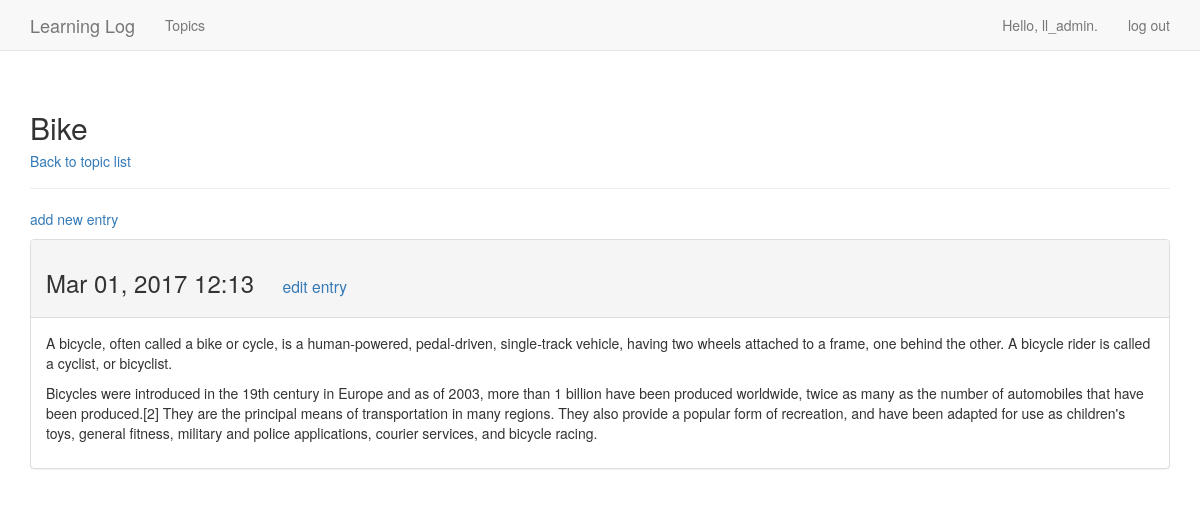
The page /topics/3/ (signed in) on the database its author committed.
### learning_logs/models.py (models this page shows, shortened)
class Topic(models.Model):
    text = models.CharField(max_length = 200)
    date_added = models.DateTimeField(auto_now_add = True)
    owner = models.ForeignKey(User)
    def __str__(self):
        return self.text

class Entry(models.Model):
    topic = models.ForeignKey(Topic)
    text = models.TextField()
    date_added = models.DateTimeField(auto_now_add = True)
    class Meta:
        verbose_name_plural = 'entries'

### learning_logs/views.py (the view)
# urls.py: url(r'^topics/(?P<topic_id>\d+)/$', views.topic, name = 'topic'),
@login_required
def topic(request,topic_id):
    topic = Topic.objects.get(id = topic_id)
    if topic.owner != request.user:
        raise Http404
    entries = topic.entry_set.order_by('-date_added')
    context = {'topic' : topic, 'entries' : entries}
    return render(request, 'learning_logs/topic.html', context)

### learning_logs/templates/learning_logs/topic.html (shortened to what this page needs)
{% extends 'learning_logs/base.html' %}
{% block header %}
  <h2>{{ topic }}
    <h5><a href = "{% url 'learning_logs:topics' %}">Back to topic list</a></h5>
  </h2>
{% endblock header %}
{% block content %}
  <p>
    <a href="{% url 'learning_logs:new_entry' topic.id %}">add new entry</a>
  </p>
  {% for entry in entries %}
    <div class="panel panel-default">
      <div class="panel-heading">
        <h3>
          {{ entry.date_added|date:'M d, Y H:i' }}
          <small>
            <a href="{% url 'learning_logs:edit_entry' entry.id %}">
              edit entry</a>
          </small>
        </h3>
      </div>
      <div class="panel-body">
        {{ entry.text|linebreaks }}
      </div>
    </div>
  {% empty %}
    There are no entries for this topic yet.
  {% endfor %}
{% endblock content %}

### learning_logs/templates/learning_logs/base.html (shortened to what this page needs)
{% load bootstrap3 %}
<!DOCTYPE html>
<html lang = "en">
  <head>
    {% bootstrap_css %}
  </head>
  <body>
    <nav class = "navbar navbar-default navbar-static-top">
      <div class = "container">
        <div class="navbar-header">
          <a class="navbar-brand" href="{% url 'learning_logs:index' %}">
              Learning Log</a>
        </div>
        <div id="navbar" class="navbar-collapse collapse">
          <ul class="nav navbar-nav">
            <li><a href="{% url 'learning_logs:topics' %}">Topics</a></li>
          </ul>
          <ul class="nav navbar-nav navbar-right">
            {% if user.is_authenticated %}
              <li><a>Hello, {{ user.username }}.</a></li>
              <li><a href="{% url 'users:logout' %}">log out</a></li>
            {% else %}
              <li><a href="{% url 'users:register' %}">register</a></li>
              <li><a href="{% url 'users:login' %}">log in</a></li>
            {% endif %}
          </ul>
        </div>
      </div>
    </nav>
    <div class="container">
      <div class="page-header">
        {% block header %}{% endblock %}
      </div>
      <div>
        {% block content %}{% endblock %}
      </div>
    </div>
  </body>
</html>

### rows shown on the page
Topic: text "Bike"
Entry: date_added "Mar 01, 2017 12:13", text "A bicycle, often called a bike or cycle, is a human-powered, pedal-driven, single-track vehicle, having two wheels attached to a frame, one behind the other. A bicycle rider is called a cyclist, or bicyclist. Bicycles were introduced in the 19th century in Europe and as of 2003, more than 1 billion have been produced worldwide, twice as many as the number of automobiles that have been produced.[2] They are the principal means of transportation in many regions. They also provide a popular form of recreation, and have been adapted for use as children's toys, general fitness, military and police applications, courier services, and bicycle racing."

### other values the page prints
{{ user.username }} "ll_admin"
